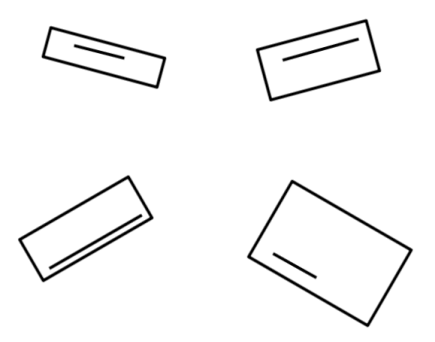
#> input picture shapes.png, 435 x 342 px
$ python rectangle_numbering.py
#> lines starting #> are read from the running program, lines starting #| are printed output that depends on the picture; after the words box and inside, x2 and y2 are one past the last pixel; in counts of white or black regions, pixels touching at a corner belong together
"""Importing Libraries"""
import cv2
import numpy as np

"""Sorting Function"""
# [7 lines of commented-out code are left out]


"""Inputting the image"""
image = cv2.imread('shapes.png')
#> image is the input picture: shape (342, 435, 3); min 0, max 255, mean 246.4
gray = cv2.cvtColor(image, cv2.COLOR_BGR2GRAY)

"""Edge Detection"""
canny = cv2.Canny(gray, 130, 255, 3)
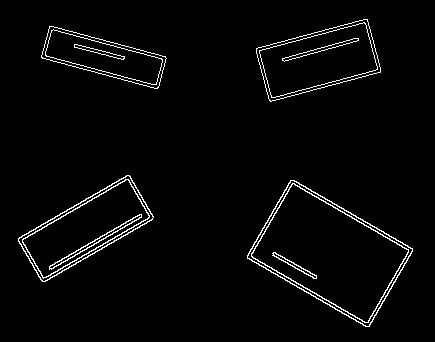
#> canny: shape (342, 435); 2.7% white in thin lines or dots, all inside (x1, y1, x2, y2) = (18, 19, 413, 327)
# cnts = cv2.findContours(canny, cv2.RETR_TREE, cv2.CHAIN_APPROX_SIMPLE)


# Detect points that form a line
lines = cv2.HoughLinesP(canny, 50, np.pi/180, threshold=100,
                        minLineLength=1, maxLineGap=10)
#> lines = 466 rows, first 6: [42, 281, 53, 272], [35, 270, 68, 268], [343, 78, 357, 78], [44, 45, 47, 45], [136, 216, 149, 221], [293, 180, 301, 185]

# Draw lines on the image
for line in lines:
    x1, y1, x2, y2 = line[0]
    print(x1, y1, x2, y2)
    cv2.line(image, (x1, y1), (x2, y2), (220, 115, 178), 1)
#> this loop made 466 passes
#| 42 281 53 272
#| 35 270 68 268
#| 343 78 357 78
#| 44 45 47 45
#| 136 216 149 221
#| 293 180 301 185
#| 258 47 272 47
#| 352 314 360 323
#> (further printed lines are left out)
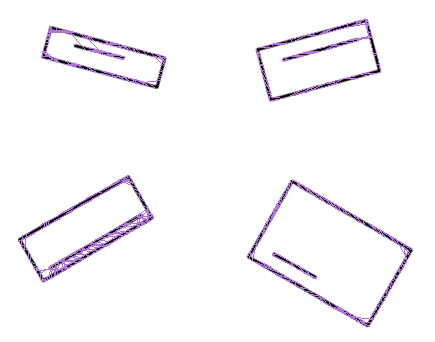
#> image: shape (342, 435, 3); 2.93% of pixels changed, all inside (x1, y1, x2, y2) = (18, 19, 413, 327)


# Show result
cv2.imshow("Result Image", image)
cv2.waitKey(0)

# [30 lines of commented-out code are left out]
